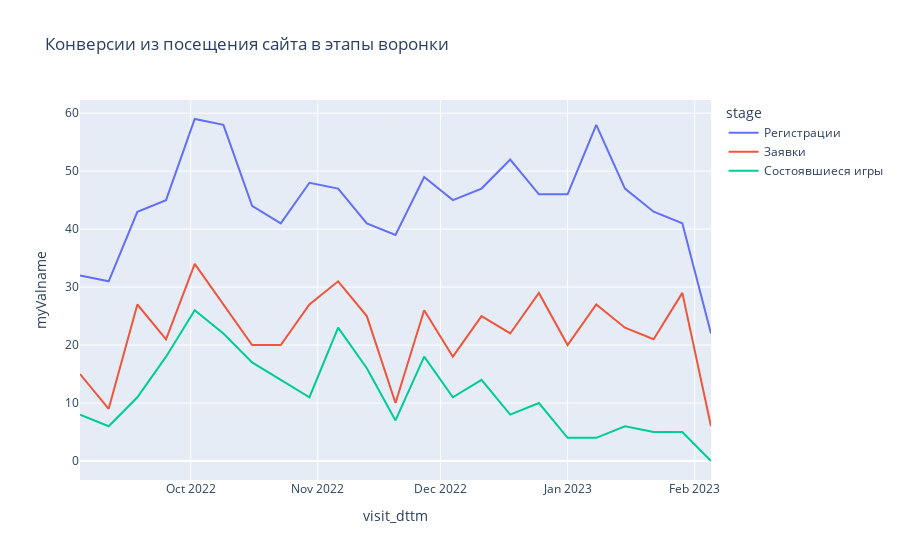

Here is the notebook cell this chart was saved with:
### Code cell
fig = px.line(
    week_line_melt.query('stage != "Посещение сайта"'),
    x="visit_dttm",
    y="myValname",
    color="stage",
    title="Конверсии из посещения сайта в этапы воронки",
)
fig.show()

### Figure 1 — Plotly figure (JSON) as saved in the notebook; plotly's stock layout.template omitted (floating-point values rounded to 4 significant figures)
{"data": [{"hovertemplate": "stage=Регистрации<br>visit_dttm=%{x}<br>myValname=%{y}<extra></extra>", "legendgroup": "Регистрации", "line": {"color": "#636efa", "dash": "solid"}, "marker": {"symbol": "circle"}, "mode": "lines", "name": "Регистрации", "orientation": "v", "showlegend": true, "type": "scatter", "x": ["2022-09-04T00:00:00", "2022-09-11T00:00:00", "2022-09-18T00:00:00", "2022-09-25T00:00:00", "2022-10-02T00:00:00", "2022-10-09T00:00:00", "2022-10-16T00:00:00", "2022-10-23T00:00:00", "2022-10-30T00:00:00", "2022-11-06T00:00:00", "2022-11-13T00:00:00", "2022-11-20T00:00:00", "2022-11-27T00:00:00", "2022-12-04T00:00:00", "2022-12-11T00:00:00", "2022-12-18T00:00:00", "2022-12-25T00:00:00", "2023-01-01T00:00:00", "2023-01-08T00:00:00", "2023-01-15T00:00:00", "2023-01-22T00:00:00", "2023-01-29T00:00:00", "2023-02-05T00:00:00"], "xaxis": "x", "y": [32, 31, 43, 45, 59, 58, 44, 41, 48, 47, 41, 39, 49, 45, 47, 52, 46, 46, 58, 47, 43, 41, 22], "yaxis": "y"}, {"hovertemplate": "stage=Заявки<br>visit_dttm=%{x}<br>myValname=%{y}<extra></extra>", "legendgroup": "Заявки", "line": {"color": "#EF553B", "dash": "solid"}, "marker": {"symbol": "circle"}, "mode": "lines", "name": "Заявки", "orientation": "v", "showlegend": true, "type": "scatter", "x": ["2022-09-04T00:00:00", "2022-09-11T00:00:00", "2022-09-18T00:00:00", "2022-09-25T00:00:00", "2022-10-02T00:00:00", "2022-10-09T00:00:00", "2022-10-16T00:00:00", "2022-10-23T00:00:00", "2022-10-30T00:00:00", "2022-11-06T00:00:00", "2022-11-13T00:00:00", "2022-11-20T00:00:00", "2022-11-27T00:00:00", "2022-12-04T00:00:00", "2022-12-11T00:00:00", "2022-12-18T00:00:00", "2022-12-25T00:00:00", "2023-01-01T00:00:00", "2023-01-08T00:00:00", "2023-01-15T00:00:00", "2023-01-22T00:00:00", "2023-01-29T00:00:00", "2023-02-05T00:00:00"], "xaxis": "x", "y": [15, 9, 27, 21, 34, 27, 20, 20, 27, 31, 25, 10, 26, 18, 25, 22, 29, 20, 27, 23, 21, 29, 6], "yaxis": "y"}, {"hovertemplate": "stage=Состоявшиеся игры<br>visit_dttm=%{x}<br>myValname=%{y}<extra></extra>", "legendgroup": "Состоявшиеся игры", "line": {"color": "#00cc96", "dash": "solid"}, "marker": {"symbol": "circle"}, "mode": "lines", "name": "Состоявшиеся игры", "orientation": "v", "showlegend": true, "type": "scatter", "x": ["2022-09-04T00:00:00", "2022-09-11T00:00:00", "2022-09-18T00:00:00", "2022-09-25T00:00:00", "2022-10-02T00:00:00", "2022-10-09T00:00:00", "2022-10-16T00:00:00", "2022-10-23T00:00:00", "2022-10-30T00:00:00", "2022-11-06T00:00:00", "2022-11-13T00:00:00", "2022-11-20T00:00:00", "2022-11-27T00:00:00", "2022-12-04T00:00:00", "2022-12-11T00:00:00", "2022-12-18T00:00:00", "2022-12-25T00:00:00", "2023-01-01T00:00:00", "2023-01-08T00:00:00", "2023-01-15T00:00:00", "2023-01-22T00:00:00", "2023-01-29T00:00:00", "2023-02-05T00:00:00"], "xaxis": "x", "y": [8, 6, 11, 18, 26, 22, 17, 14, 11, 23, 16, 7, 18, 11, 14, 8, 10, 4, 4, 6, 5, 5, 0], "yaxis": "y"}], "layout": {"legend": {"title": {"text": "stage"}, "tracegroupgap": 0}, "title": {"text": "Конверсии из посещения сайта в этапы воронки"}, "xaxis": {"anchor": "y", "domain": [0, 1], "title": {"text": "visit_dttm"}}, "yaxis": {"anchor": "x", "domain": [0, 1], "title": {"text": "myValname"}}}}
